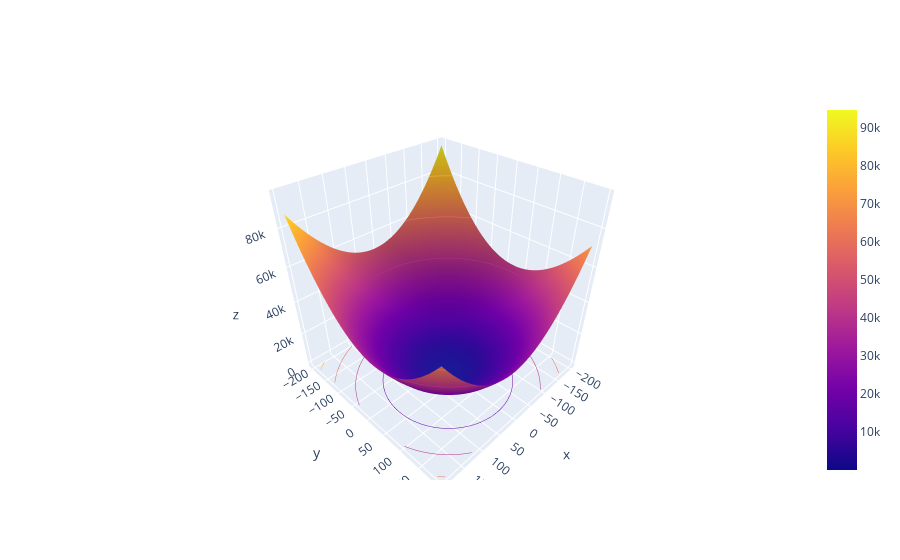

Source (notebook cell):
### Code cell
# plot the surface plot with plotly's Surface
fig = go.Figure(data=go.Surface(z=linear_cost_matrix, x=thetas_0, y=thetas_1))

# add a countour plot
fig.update_traces(contours_z=dict(show=True, usecolormap=True,
                  highlightcolor="limegreen", project_z=True))

### Figure 1 — Plotly figure (JSON) as saved in the notebook; plotly's stock layout.template omitted (floating-point values rounded to 4 significant figures; data arrays with more than 128 entries replaced by an {"elided": "..."} marker saying what was removed)
{"data": [{"contours": {"z": {"highlightcolor": "limegreen", "project": {"z": true}, "show": true, "usecolormap": true}}, "type": "surface", "x": [-200, -195, -190, -185, -180, -175, -170, -165, -160, -155, -150, -145, -140, -135, -130, -125, -120, -115, -110, -105, -100, -95, -90, -85, -80, -75, -70, -65, -60, -55, -50, -45, -40, -35, -30, -25, -20, -15, -10, -5, 0, 5, 10, 15, 20, 25, 30, 35, 40, 45, 50, 55, 60, 65, 70, 75, 80, 85, 90, 95, 100, 105, 110, 115, 120, 125, 130, 135, 140, 145, 150, 155, 160, 165, 170, 175, 180, 185, 190, 195], "y": [-200, -195, -190, -185, -180, -175, -170, -165, -160, -155, -150, -145, -140, -135, -130, -125, -120, -115, -110, -105, -100, -95, -90, -85, -80, -75, -70, -65, -60, -55, -50, -45, -40, -35, -30, -25, -20, -15, -10, -5, 0, 5, 10, 15, 20, 25, 30, 35, 40, 45, 50, 55, 60, 65, 70, 75, 80, 85, 90, 95, 100, 105, 110, 115, 120, 125, 130, 135, 140, 145, 150, 155, 160, 165, 170, 175, 180, 185, 190, 195], "z": {"elided": "80x80 float values"}}], "layout": {}}
